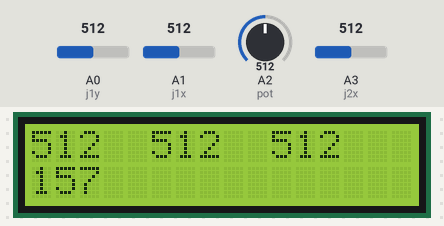
A sketch run on a simulated Arduino Uno, built with avr-gcc and run on an emulated ATmega328P. On the bench: 16×2 character LCD. The test bench sets the inputs (shaded band); at power-on: A0 (j1y) = 512, A1 (j1x) = 512, A2 (pot) = 512, A3 (j2x) = 512. No radio packets arrive unless stated; what the sketch prints to the serial monitor is not drawn.

Above: at 1.3 s.
1.4 s: A0 (j1y) set to 109
At 1.7 s:
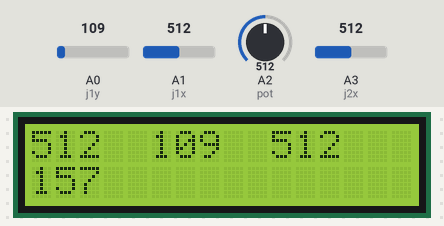
2.9 s: A0 (j1y) set to 94
At 3.4 s:
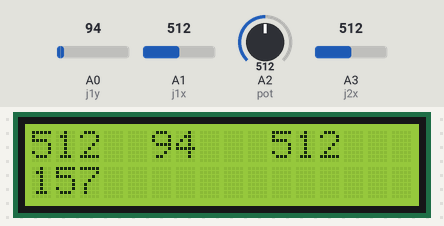
4.4 s: A1 (j1x) set to 111
At 5.6 s:
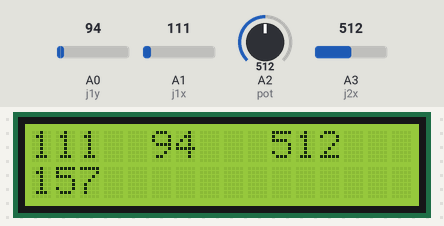
5.9 s: A1 (j1x) set to 90
At 6.8 s:
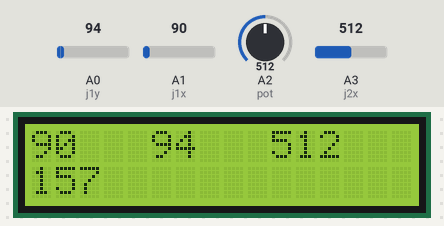
7.4 s: A2 (pot) set to 222
At 8.2 s:
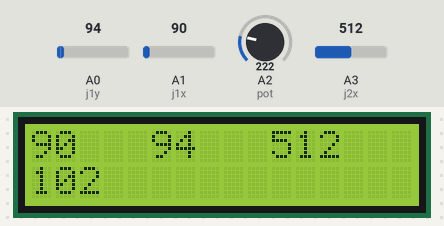
8.9 s: A2 (pot) set to 200
At 9.6 s:
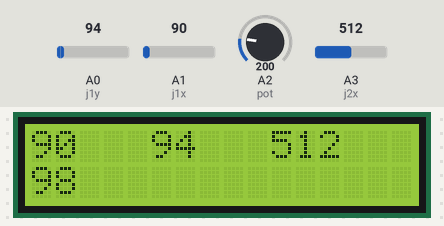
Timing chart, 0 to 11.4 s (numbered marks = the images above; inputs shaded):
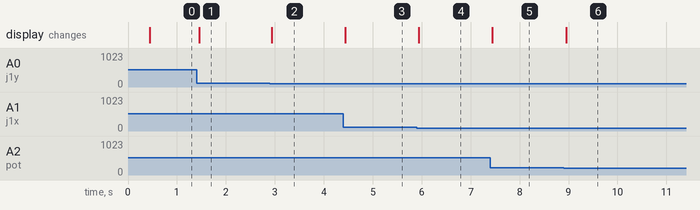

Measured:
- after the input at 1.4 s, the display: changes after 0.06 s (image 1)
- after the input at 2.9 s, the display: changes at once (image 2)
- after the input at 4.4 s, the display: changes at once (image 3)
- after the input at 5.9 s, the display: changes at once (image 4)
- after the input at 7.4 s, the display: changes after 0.05 s (image 5)
- after the input at 8.9 s, the display: changes after 0.05 s (image 6)

The sketch:

rover_command_verici_son_taslak1.ino
```cpp
/*
 * 3.3v and gnd use 10 nanofarad condansator and if you want change ce and cns pin
 * NRF24L01  PNA/LNA Arduino uno and Arduino nano connection pin
     ----------------
GND |GND         VCC | 3.3V
7   |CE          CNS | 8    ---------
13  |SCK         MOSI| 11      ANTEN  |
12  |MISO        IRQ |      ---------
     ----------------

* NRF24L01 Arduino uno and Arduino nano connection pin
     ----------------
GND |GND         VCC | 3.3V
7   |CE          CNS | 8    ---
13  |SCK         MOSI| 11     | ANTEN
12  |MISO        IRQ |      ---
     ----------------
*/
//---------------------> Rover verici <-------------------------
#include <SPI.h>
#include <nRF24L01.h>
#include <RF24.h>
#include <Wire.h>
#include <LiquidCrystal_I2C.h>

LiquidCrystal_I2C lcd = LiquidCrystal_I2C(0x27, 16, 2);
RF24 radio(7, 8); // CE, CSN
const byte address[6] = "00001";

int pot = A2 ;
int j1x = A1 ;
int j1y = A0 ;
int j2x = A3 ;


int joy1_x;
int joy1_y;
int joy2_x;
int pot_val;

int data[4];


void setup() {
  lcd.init();
  lcd.backlight();
  lcd.begin (16, 2);
  Serial.begin(9600);

  radio.begin();
  radio.openWritingPipe(address);
  radio.setPALevel(RF24_PA_MIN);
  radio.stopListening();

}

void loop() {
  joy1_x = analogRead(j1x);
  joy1_y = analogRead(j1y);
  joy2_x = analogRead(j2x);

  pot_val = analogRead(pot);
  pot_val = map(pot_val,0,1023,60,255); //map 60-255 car la voiture commence a rouler a 70

  data[0] = joy1_x; //orta deger = 515
  data[1] = joy1_y; //orta deger = 513
  data[2] = joy2_x; //orta deger = 572
  data[3] = pot_val;

  Serial.print(data[0]);
  Serial.print(" | ");
  Serial.print(data[1]);
  Serial.print(" | ");
  Serial.print(data[2]);
  Serial.print(" | ");
  Serial.println(data[3]);

  radio.write(&data, sizeof(data));
  delay(1);

  lcd.setCursor(0, 0);
  lcd.print(joy1_x);
  lcd.print("    ");
  lcd.setCursor(5, 0);
  lcd.print(joy1_y);
  lcd.print("    ");
  lcd.setCursor(10, 0);
  lcd.print(joy2_x);
  lcd.print("    ");
  lcd.setCursor(0, 1);
  lcd.print(pot_val);
  lcd.print("  ");

}
```
